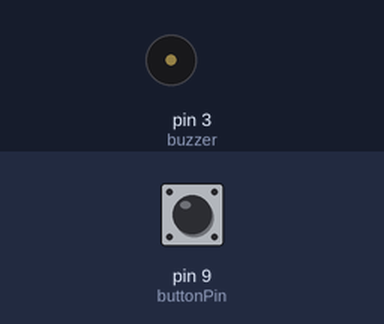
Simulated run of this sketch. Board: Arduino Uno, built with avr-gcc and run on an emulated ATmega328P. Shown: buzzer (waves = sounding, pin HIGH). Inputs (shaded band) come from the test bench; at power-on: pin 9 (buttonPin) LOW. The modem accepts every AT command (registered, SIM ready, sends succeed) and sends nothing else.

Above: at 11.2 s.
11.3 s: pin 9 (buttonPin) pulled HIGH for 0.15 s
At 13.1 s:
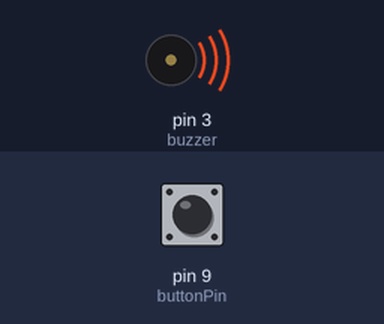
Timing chart, 0 to 16.4 s (numbered marks = the images above; inputs shaded):
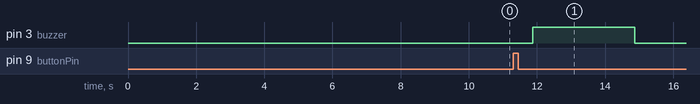

The sketch:

vibration_measurement.ino
```cpp
#include <SoftwareSerial.h>

SoftwareSerial mysim(10, 11); // GSM modem pins

String smstextvibrate;
const int buttonPin = 9;     // Vibration sensor pin
const int buzzer =  3;       // Buzzer pin

// Function prototypes
void setupGSM();
void checkVibrationSensor();

void setup() {
  pinMode(buzzer, OUTPUT);
  pinMode(buttonPin, INPUT);
  Serial.begin(9600);
  delay(5000);
  setupGSM(); // Initialize GSM module
}

void loop() {
  checkVibrationSensor(); // Check vibration sensor
  delay(100); // Small delay for stability
}

void setupGSM() {
  mysim.begin(9600);
  delay(5000);
}

void checkVibrationSensor() {
  int buttonState = digitalRead(buttonPin);

  if (buttonState == HIGH) {
    smstextvibrate = "\nIntruder detected!!!";
    sendSMS(smstextvibrate);
    digitalWrite(buzzer, HIGH);
    delay(3000);
    digitalWrite(buzzer, LOW);

    // Make a call
    mysim.println("ATD+2348107760338;"); // Phone number to dial
    delay(3000); // Wait for 3 seconds before hanging up
    mysim.println("ATH"); // Hang up call
  }
}

void sendSMS(String message) {
  mysim.print("AT+CMGF=1\r");
  delay(100);
  mysim.println("AT + CMGS = \"+2347069254588\"");
  delay(100);
  mysim.println(message);
  delay(100);
  mysim.println((char)26);
  delay(100);
  mysim.println();
  delay(100);
}
```

Measured:
- after the input at 11.3 s, pin 3 (buzzer): LOW → HIGH after 0.57 s, → LOW 3.0 s later
